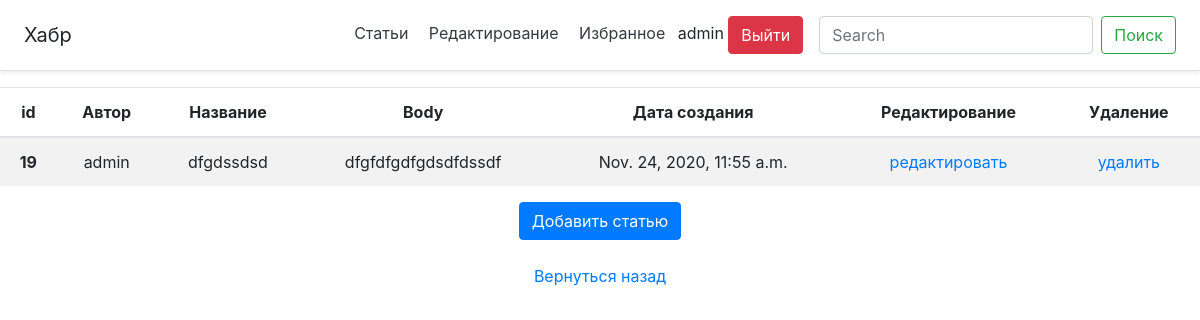
/editpage (signed in), run on an earlier commit of the app's database.
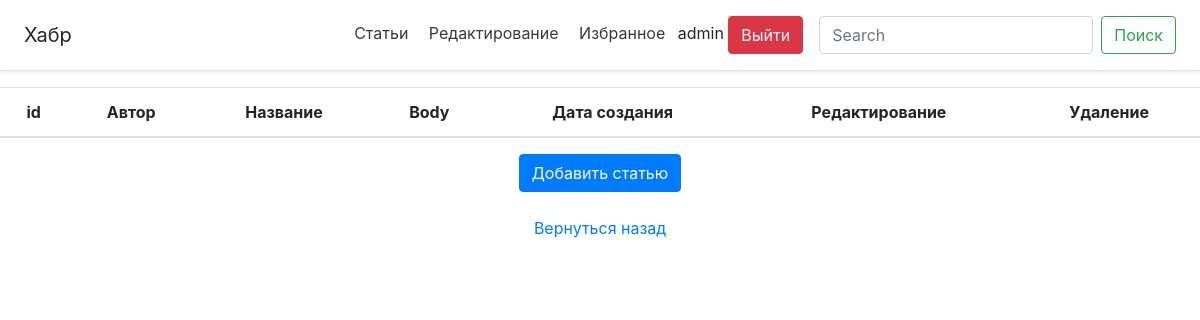
And on a later commit of the database.
### main/models.py (models this page shows, shortened)
class Article(models.Model):
    user_id = models.ForeignKey(User, on_delete=models.CASCADE, blank=True, null=True)
    create_date = models.DateTimeField(auto_now=True)
    title = models.CharField('title', max_length=100, null=False)
    body = models.TextField('body', null=False)

### main/views.py (the view, shortened to what this page needs)
# urls.py: path('editpage', views.ArticleEditView.as_view(), name='editpage'),
class ArticleEditView(LoginRequiredMixin, CreateView):
    login_url = reverse_lazy('login')
    model = Article
    template_name = 'main/editpage.html'
    form_class = ArticleForm
    success_url = reverse_lazy('editpage')
    def get_context_data(self, **kwargs):
        kwargs['list_articles'] = Article.objects.all()
        return super().get_context_data(**kwargs)

### main/forms.py
class ArticleForm(forms.ModelForm):
    class Meta:
        model = Article
        fields = ('title', 'body')
    def __init__(self, *args, **kwargs):
        super().__init__(*args, **kwargs)
        for field in self.fields:
            self.fields[field].widget.attrs['class'] = 'form-control'

### main/templates/main/editpage.html (shortened to what this page needs)
{% extends 'main/base.html' %}
{% block content %}
{% if update %}
<p class="mt-4">Страница Редактирования</p>
<form id="update_form" method="post">{% csrf_token %}{{form}}</form><br>
<button type="submit" form="update_form" class="btn btn-primary">Обновить</button>
<br>
<br>
<a href="/editpage">Вернуться назад</a>
{% else %}
<table class="table table-striped">
    <thead>
      <tr>
        <th scope="col">id</th>
        <th scope="col">Автор</th>
        <th scope="col">Название</th>
        <th scope="col">Body</th>
        <th scope="col">Дата создания</th>
        <th scope="col">Редактирование</th>
        <th scope="col">Удаление</th>
      </tr>
    </thead>
    <tbody>
      {% for i in list_articles %}
      {% if request.user == i.user_id %}
      <tr>
        <th scope="row">{{i.id}}</th>
        <td>{{i.user_id}}</td>
        <td>{{i.title}}</td>
        <td>{{i.body|truncatechars:"100"}}</td>
        <td>{{i.create_date}}</td>
        <td><a href="{% url 'updatepage' i.id %}">редактировать</a></td>
        <td><a href="javascript: void()" onclick="delete_question{{i.id}}()">удалить</a>
        </td>
      </tr>
      {% endif %}
      {% endfor %}
    </tbody>
</table>
<button type="button" class="btn btn-primary" data-toggle="modal" data-target="#exampleModal">
  Добавить статью
</button><br>
<br>
<a href="/">Вернуться назад</a>
{% endif %}
{% endblock %}

What changed in the data, as far as the page shows it:
removed Article: id "19", user_id "admin", title "dfgdssdsd", body "dfgfdfgdfgdsdfdssdf", create_date "Nov. 24, 2020, 11:55 a.m."
